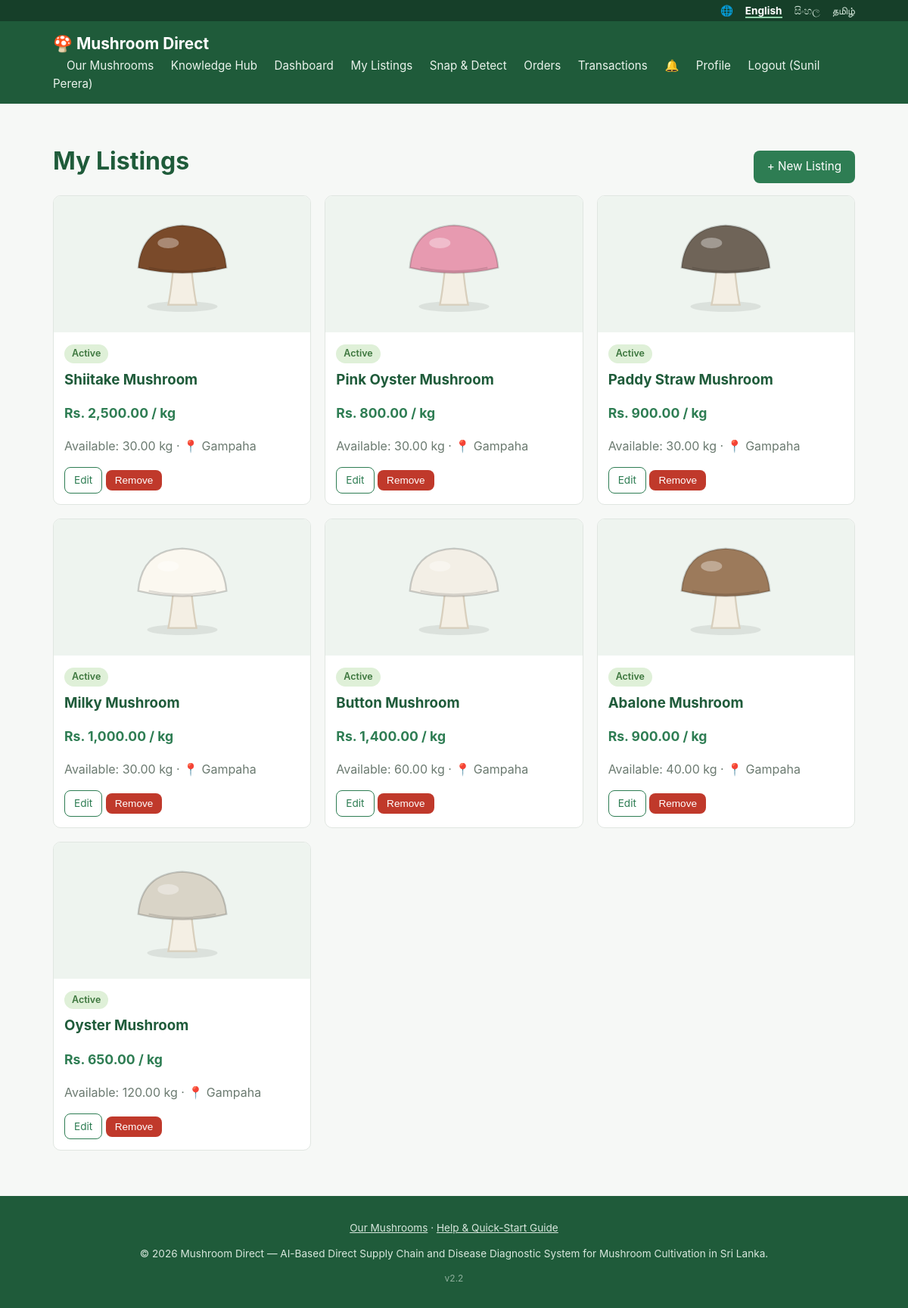
The page /farmer/listings.php (signed in) on the database its author committed.
### tables this page shows
CREATE TABLE listings (
  id INT AUTO_INCREMENT PRIMARY KEY,
  farmer_id INT NOT NULL,
  mushroom_type_id INT NULL,
  mushroom_type VARCHAR(100) NOT NULL,
  description TEXT,
  quantity_kg DECIMAL(10,2) NOT NULL,
  price_per_kg DECIMAL(10,2) NOT NULL,
  harvest_date DATE NULL,
  location VARCHAR(100) NULL COMMENT 'District / town of the farm (FR-MKT.3 filter)',
  image VARCHAR(255),
  status ENUM('active','sold_out','removed') NOT NULL DEFAULT 'active',
  created_at TIMESTAMP DEFAULT CURRENT_TIMESTAMP,
  FOREIGN KEY (farmer_id) REFERENCES users(id) ON DELETE CASCADE,
  FOREIGN KEY (mushroom_type_id) REFERENCES mushroom_types(id) ON DELETE SET NULL
);

### farmer/listings.php (the view, shortened to what this page needs)
<?php
require_once __DIR__ . '/../includes/bootstrap.php';
$farmerId = current_user()['id'];
$stmt = $pdo->prepare(
    "SELECT l.*, " . LISTING_TYPE_COLUMNS . " FROM listings l
     LEFT JOIN mushroom_types mt ON mt.id = l.mushroom_type_id
     WHERE l.farmer_id = ? AND l.status != 'removed' ORDER BY l.created_at DESC, l.id DESC"
);
$stmt->execute([$farmerId]);
$listings = $stmt->fetchAll();
include __DIR__ . '/../includes/header.php';
?>
<div style="display:flex; justify-content:space-between; align-items:center; flex-wrap:wrap;">
  <h1><?= te('nav.my_listings') ?></h1>
  <a href="<?= BASE_URL ?>/farmer/add_listing.php" class="btn">+ <?= te('listing.new_title') ?></a>
</div>
<?php if (!$listings): ?>
  <p class="muted"><?= te('listing.none') ?></p>
<?php else: ?>
  <div class="grid">
    <?php foreach ($listings as $l): ?>
      <div class="listing-card">
        <?= listing_picture($l) ?>
        <div class="body">
          <span class="badge badge-<?= e($l['status']) ?>"><?= e(status_label($l['status'])) ?></span>
          <h3 style="margin: 8px 0 4px;"><?= e(listing_title($l)) ?></h3>
          <p class="price"><?= format_money($l['price_per_kg']) ?> <?= te('common.per_kg') ?></p>
          <p class="muted"><?= te('common.available', ['qty' => $l['quantity_kg']]) ?><?= $l['location'] ? ' &middot; 📍 ' . e($l['location']) : '' ?></p>
          <a href="<?= BASE_URL ?>/farmer/edit_listing.php?id=<?= (int) $l['id'] ?>" class="btn btn-small btn-outline"><?= te('common.edit') ?></a>
          <form method="post" action="<?= BASE_URL ?>/farmer/delete_listing.php" style="display:inline">
            <button type="submit" class="btn btn-small btn-danger" onclick="return confirm('<?= te('listing.confirm_remove') ?>')"><?= te('common.remove') ?></button>
          </form>
        </div>
      </div>
    <?php endforeach; ?>
  </div>
<?php endif; ?>
<?php include __DIR__ . '/../includes/footer.php'; ?>

### includes/functions.php (shortened to what this page needs)
<?php
function e($value) {
    return htmlspecialchars((string) $value, ENT_QUOTES, 'UTF-8');
}
function format_money($amount) {
    return 'Rs. ' . number_format((float) $amount, 2);
}
function current_lang() {
    static $lang = null;
    if ($lang === null) {
        $lang = $_SESSION['lang'] ?? ($_COOKIE['lang'] ?? 'en');
    }
    return $lang;
}
function set_lang_from_request() {
    $lang = $_GET['lang'] ?? null;
}
function t($key, array $vars = []) {
    static $strings = [];
    $lang = current_lang();
    if (!isset($strings[$lang])) {
        $strings['en'] = $strings['en'] ?? require __DIR__ . '/../lang/en.php';
        $strings[$lang] = $lang === 'en' ? $strings['en'] : require __DIR__ . '/../lang/' . $lang . '.php';
    }
    $text = $strings[$lang][$key] ?? ($strings['en'][$key] ?? $key);
    foreach ($vars as $name => $value) {
        $text = str_replace('{' . $name . '}', (string) $value, $text);
    }
    return $text;
}
function te($key, array $vars = []) {
    return e(t($key, $vars));
}
function tr_field($row, $field) {
    $lang = current_lang();
    return $row[$field] ?? '';
}
function mushroom_picture($type, $size = 150) {
    $cap = preg_match('/^#[0-9a-f]{6}$/i', $type['color'] ?? '') ? $type['color'] : '#c9b79c';
    return '<svg width="' . (int) $size . '" height="' . (int) $size . '" viewBox="0 0 120 120" role="img" aria-label="' . e(tr_field($type, 'name')) . '">'
        . '<ellipse cx="60" cy="108" rx="40" ry="6" fill="#000" opacity=".08"/>'
        . '<path d="M50 62 Q47 92 44 106 L76 106 Q73 92 70 62 Z" fill="#f4efe4" stroke="#d8cfbd" stroke-width="2"/>'
        . '<path d="M10 64 Q14 18 60 16 Q106 18 110 64 Q60 76 10 64 Z" fill="' . $cap . '" stroke="rgba(0,0,0,.18)" stroke-width="2"/>'
        . '<path d="M22 64 Q60 72 98 64" stroke="rgba(0,0,0,.12)" stroke-width="2" fill="none"/>'
        . '<ellipse cx="44" cy="36" rx="12" ry="6" fill="#fff" opacity=".35"/>'
        . '</svg>';
}
function listing_title($listing) {
    $lang = current_lang();
    return $listing['mushroom_type'];
}
function listing_picture($listing, $size = 140) {
    return '<div class="pic-fallback">' . mushroom_picture(['name' => listing_title($listing), 'color' => $listing['mt_color'] ?? null], $size) . '</div>';
}
function status_label($status) {
    return t('status.' . $status);
}

### assets/css/style.css (style rules this page uses)
:root { --green: #2e7d53; --green-dark: #1f5b3a; --navy: #1f4e5f; --bg: #f6f8f6; --card: #ffffff; --text: #26332c; --muted: #6b7a70; --border: #e0e6e1; --danger: #c0392b; --radius: 10px; }
* { box-sizing: border-box; }
body { margin: 0; font-family: -apple-system, "Segoe UI", Roboto, Arial, sans-serif; background: var(--bg); color: var(--text); line-height: 1.5; }
h1, h2, h3 { color: var(--green-dark); }
.grid { display: grid; gap: 18px; grid-template-columns: repeat(auto-fill, minmax(260px, 1fr)); }
.listing-card, .tutorial-card { background: var(--card); border: 1px solid var(--border); border-radius: var(--radius); overflow: hidden; }
.listing-card .body, .tutorial-card .body { padding: 14px; }
.listing-card .price { color: var(--green); font-weight: 700; font-size: 1.1rem; }
.btn { display: inline-block; background: var(--green); color: #fff; border: none; padding: 10px 18px; border-radius: 8px; font-size: 0.95rem; cursor: pointer; text-decoration: none; margin-top: 16px; }
.btn-danger { background: var(--danger); }
.btn-small { padding: 6px 12px; font-size: 0.85rem; margin-top: 0; }
.btn-outline { background: transparent; border: 1px solid var(--green); color: var(--green); }
.badge { display: inline-block; padding: 3px 10px; border-radius: 999px; font-size: 0.78rem; font-weight: 600; }
.badge-active { background: #dff0d8; color: #3c763d; }
.muted { color: var(--muted); }
.pic-fallback { background: #eef4ef; display: flex; align-items: center; justify-content: center; height: 100%; min-height: 180px; }
.listing-card .pic-fallback { height: 180px; }

### rows shown on the page
listings: status "Active", mushroom_type "Shiitake Mushroom", price_per_kg "Rs. 2,500.00", quantity_kg "Available: 30.00 kg", location "Gampaha"
listings: status "Active", mushroom_type "Pink Oyster Mushroom", price_per_kg "Rs. 800.00", quantity_kg "Available: 30.00 kg", location "Gampaha"
listings: status "Active", mushroom_type "Paddy Straw Mushroom", price_per_kg "Rs. 900.00", quantity_kg "Available: 30.00 kg", location "Gampaha"
listings: status "Active", mushroom_type "Milky Mushroom", price_per_kg "Rs. 1,000.00", quantity_kg "Available: 30.00 kg", location "Gampaha"
listings: status "Active", mushroom_type "Button Mushroom", price_per_kg "Rs. 1,400.00", quantity_kg "Available: 60.00 kg", location "Gampaha"
listings: status "Active", mushroom_type "Abalone Mushroom", price_per_kg "Rs. 900.00", quantity_kg "Available: 40.00 kg", location "Gampaha"
listings: status "Active", mushroom_type "Oyster Mushroom", price_per_kg "Rs. 650.00", quantity_kg "Available: 120.00 kg", location "Gampaha"

### other values the page prints
$label "English"
$label "සිංහල"
$label "தமிழ்"
te('app.name') "Mushroom Direct"
te('nav.mushrooms') "Our Mushrooms"
te('nav.knowledge') "Knowledge Hub"
te('nav.dashboard') "Dashboard"
te('nav.my_listings') "My Listings"
te('nav.snap_detect') "Snap & Detect"
te('nav.orders') "Orders"
te('nav.transactions') "Transactions"
te('nav.profile') "Profile"
te('nav.logout') "Logout"
$user['full_name'] "Sunil Perera"
te('listing.new_title') "New Listing"
